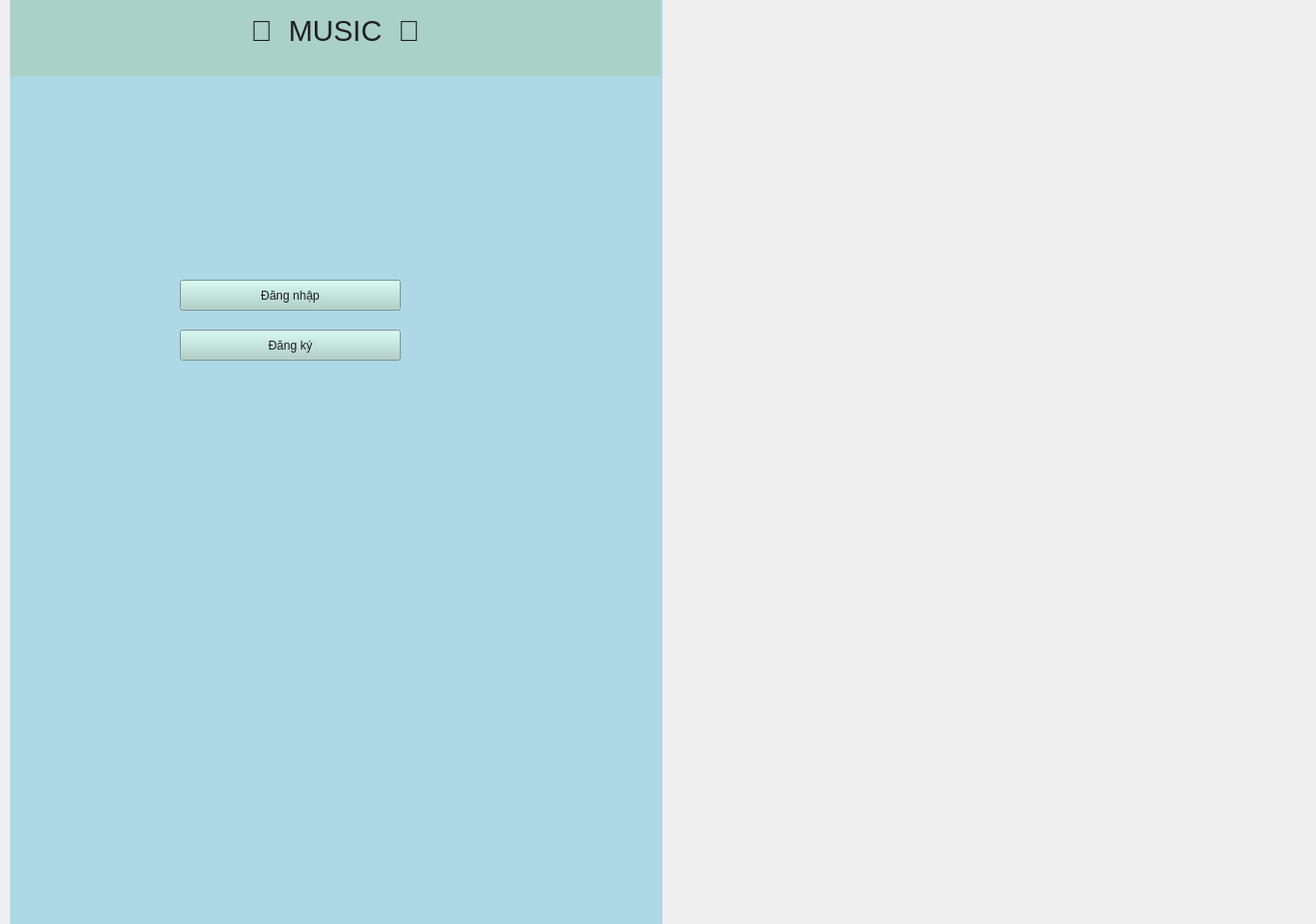
<?xml version="1.0" encoding="UTF-8"?>
<ui version="4.0">
 <class>login</class>
 <widget class="QWidget" name="login">
  <property name="geometry">
   <rect>
    <x>0</x>
    <y>0</y>
    <width>1317</width>
    <height>925</height>
   </rect>
  </property>
  <property name="windowTitle">
   <string>Form</string>
  </property>
  <widget class="QWidget" name="widget" native="true">
   <property name="geometry">
    <rect>
     <x>10</x>
     <y>-10</y>
     <width>1311</width>
     <height>951</height>
    </rect>
   </property>
   <layout class="QHBoxLayout" name="horizontalLayout_2">
    <item>
     <widget class="QWidget" name="nen" native="true">
      <property name="sizePolicy">
       <sizepolicy hsizetype="Expanding" vsizetype="Preferred">
        <horstretch>0</horstretch>
        <verstretch>0</verstretch>
       </sizepolicy>
      </property>
      <property name="layoutDirection">
       <enum>Qt::LayoutDirection::LeftToRight</enum>
      </property>
      <property name="styleSheet">
       <string notr="true">/* Ví dụ 1: Màu xanh biển nhạt (Light Blue) */
background-color: #ADD8E6; 

/* Ví dụ 2: Màu xanh ngọc lam (Turquoise) */
/* background-color: #40E0D0; */ 

/* Ví dụ 3: Màu vàng nhạt (Light Yellow) */
/* background-color: #FFFFE0; */ 

/* Ví dụ 4: Màu cam nhạt (Light Orange) */
/* background-color: #FFDAB9; */</string>
      </property>
      <widget class="QLabel" name="music_2">
       <property name="geometry">
        <rect>
         <x>0</x>
         <y>-5</y>
         <width>651</width>
         <height>91</height>
        </rect>
       </property>
       <property name="font">
        <font>
         <pointsize>22</pointsize>
        </font>
       </property>
       <property name="styleSheet">
        <string notr="true">background-color: #A9D1C7; /* Mã màu xanh lục nhạt */
color: #1F1F1F; /* Đặt màu chữ là đen đậm hoặc xám đậm để dễ đọc */</string>
       </property>
       <property name="text">
        <string>🎵  MUSIC  🎵</string>
       </property>
       <property name="alignment">
        <set>Qt::AlignmentFlag::AlignCenter</set>
       </property>
      </widget>
      <widget class="QPushButton" name="btnLogin">
       <property name="geometry">
        <rect>
         <x>170</x>
         <y>290</y>
         <width>221</width>
         <height>31</height>
        </rect>
       </property>
       <property name="styleSheet">
        <string notr="true">background-color: #A9D1C7; /* Mã màu xanh lục nhạt */
color: #1F1F1F; /* Đặt màu chữ là đen đậm hoặc xám đậm để dễ đọc */</string>
       </property>
       <property name="text">
        <string>Đăng nhập</string>
       </property>
      </widget>
      <widget class="QPushButton" name="btnRegister">
       <property name="geometry">
        <rect>
         <x>170</x>
         <y>340</y>
         <width>221</width>
         <height>31</height>
        </rect>
       </property>
       <property name="styleSheet">
        <string notr="true">background-color: #A9D1C7; /* Mã màu xanh lục nhạt */
color: #1F1F1F; /* Đặt màu chữ là đen đậm hoặc xám đậm để dễ đọc */</string>
       </property>
       <property name="text">
        <string>Đăng ký</string>
       </property>
      </widget>
     </widget>
    </item>
    <item>
     <widget class="QWidget" name="avatar" native="true">
      <property name="sizePolicy">
       <sizepolicy hsizetype="Expanding" vsizetype="Preferred">
        <horstretch>0</horstretch>
        <verstretch>0</verstretch>
       </sizepolicy>
      </property>
      <property name="styleSheet">
       <string notr="true">QWidget {
    background-image: url(&quot;:/images/background.jpg&quot;);
    background-position: center;
    background-repeat: no-repeat;
    background-origin: content;
    border-radius: 0px;
}

</string>
      </property>
     </widget>
    </item>
   </layout>
  </widget>
 </widget>
 <resources/>
 <connections/>
</ui>
